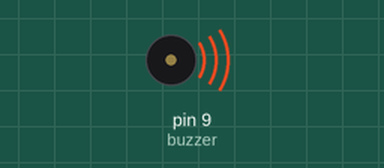
Simulated run of this sketch. Board: Arduino Uno, built with avr-gcc and run on an emulated ATmega328P. Shown: buzzer (waves = sounding, pin HIGH).

Above: at 0.5 s.
Timing chart, 0 to 4.6 s (numbered marks = the images above):
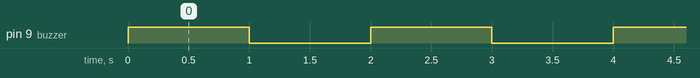

The sketch:

ActiveBuzzer.ino
```cpp
// ActiveBuzzer.ino
// Date: 2020/04/22

int buzzer = 9;

void setup()
{
    pinMode(buzzer, OUTPUT);
}

void loop()
{
    digitalWrite(buzzer, HIGH); // sound production
    delay(1000);
    digitalWrite(buzzer, LOW);
    delay(1000);
}
```

Measured:
- by itself, pin 9 (buzzer): alternates HIGH for 1.0 s and LOW for 1.0 s
